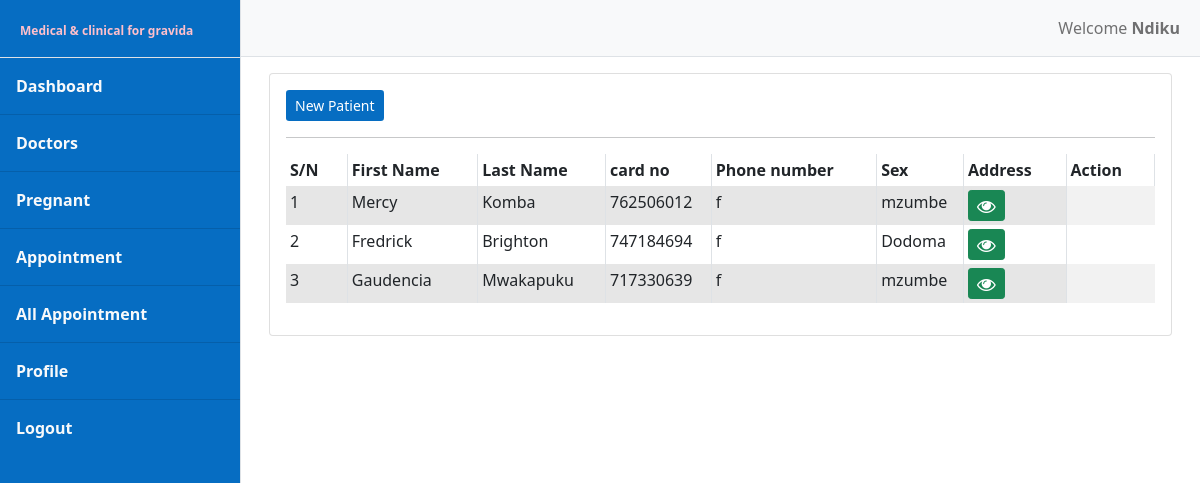
The app's page /user/patient.php (signed in) with its own data.
### tables this page shows
CREATE TABLE `tbl_patient` (
  `patient_id` int(11) NOT NULL,
  `fname` varchar(30) NOT NULL,
  `mname` varchar(30) DEFAULT NULL,
  `lname` varchar(30) NOT NULL,
  `sex` char(1) NOT NULL,
  `phone` bigint(20) NOT NULL,
  `address1` varchar(30) NOT NULL,
  `address2` varchar(30) DEFAULT NULL,
  `password` varchar(60) NOT NULL
);

### user/patient.php (the view, shortened to what this page needs)
<?php require_once('sidebar.php') ?>
<?php $query_patient = mysqli_query($dbconnect,"SELECT * FROM tbl_patient") ?>
    <div class="container-fluid">
        <div class="row">
            <div class="col-12">
                <div class="card">
                    <div class="card-body">
                        <a href="patient_add.php"
                            class="btn appoint-btn btn-sm">New Patient</a>
                            <hr>
                        <div class="">
                            <div class="table">
                                <table class="table table-striped table-sm table-bordered" id="dataTable">
                                    <thead>
                                        <tr>
                                            <th>S/N</th>
                                            <th>First Name</th>
                                            <th>Last Name</th>
                                            <th>card no</th>
                                            <th>Phone number</th>
                                            <th>Sex</th>
                                            <th>Address</th>
                                            <th>Action</th>
                                        </tr>
                                    </thead>
                                    <tbody>
                                        <?php  $number = 1; while($patient_row=mysqli_fetch_array($query_patient)) {?>
                                            <tr>
                                                <td><?php echo $number++ ?></td>
                                                <td><?php echo $patient_row['fname'] ?></td>
                                                <td><?php echo $patient_row['lname'] ?></td>
                                                <td><?php echo $patient_row['phone'] ?></td>
                                                <td><?php echo $patient_row['sex'] ?></td>
                                                <td><?php echo $patient_row['address1'] ?></td>
                                                <td>
                                                    <a class="btn btn-sm btn-success" href="clinics.php?pregnant=<?php echo $patient_row['patient_id'] ?>">
                                                       <i class="fa fa-eye fa-lg"></i></a>
                                                </td>
                                            </tr>
                                        <?php } ?>
                                    </tbody>
                                </table>
                            </div>
                        </div>
                    </div>
                </div>
            </div>
        </div>
    </div>
<?php require_once('finish.php') ?>

### user/sidebar.php (style rules this page uses)
.appoint-btn { background-color: rgb(6, 109, 194); color:white; }

### records on screen
tbl_patient: fname "Mercy", lname "Komba", phone "762506012", sex "f", address1 "mzumbe"
tbl_patient: fname "Fredrick", lname "Brighton", phone "747184694", sex "f", address1 "Dodoma"
tbl_patient: fname "Gaudencia", lname "Mwakapuku", phone "717330639", sex "f", address1 "mzumbe"

### other values on screen
$_SESSION['userdata']['username'] "Ndiku"
